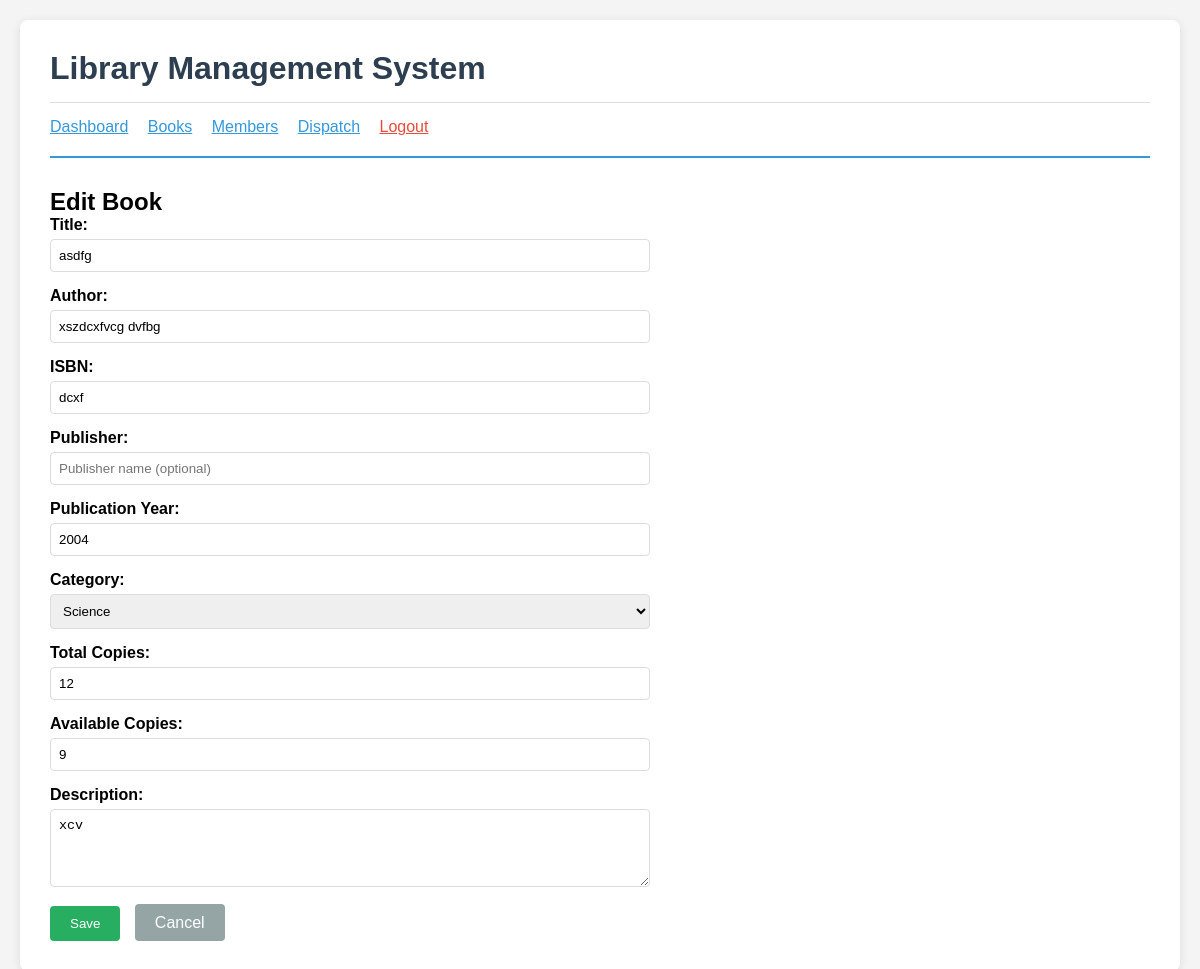
The app's page /books/1/edit/ (signed in) with its own data.
### books/models.py (models this page shows, shortened)
class Book(models.Model):
 title = models.CharField(
 max_length=200,
 help_text="Enter the book title"
 )
 author = models.CharField(
 max_length=100,
 help_text="Enter the author's name"
 )
 isbn = models.CharField(
 max_length=13,
 unique=True,
 help_text="13 Character ISBN number"
 )
 publisher = models.CharField(
 max_length=100,
 blank=True,
 help_text="Publisher name (optional)"
 )
 publication_year = models.IntegerField(
 validators=[MinValueValidator(1000)],
 help_text="Year of publication"
 )
 category = models.CharField(
 max_length=50,
 choices=[
 ('fiction', 'Fiction'),
 ('non_fiction', 'Non-Fiction'),
 ('science', 'Science'),
 ('history', 'History'),
 ('biography', 'Biography'),
 ('children', 'Children'),
 ('reference', 'Reference'),
 ],
 default='fiction'
 )
 total_copies = models.IntegerField(
 default=1,
 validators=[MinValueValidator(1)],
 help_text="Total number of copies"
 )
 available_copies = models.IntegerField(
 default=1,
 validators=[MinValueValidator(0)],
 help_text="Number of copies available for borrowing"  )
 description = models.TextField(
 blank=True,
 help_text="Brief description of the book"  )
 added_date = models.DateTimeField(auto_now_add=True)
 updated_date = models.DateTimeField(auto_now=True)
 class Meta:
  ordering = ['title']
  verbose_name = 'Book'
  verbose_name_plural = 'Books'

### books/views.py (the view)
# urls.py: path('<int:pk>/edit/', views.book_update, name='book_update'),
@login_required
@user_passes_test(is_librarian)
def book_update(request, pk):
 book = get_object_or_404(Book, pk=pk)
 if request.method == 'POST':
  form = BookForm(request.POST, instance=book)
  if form.is_valid():
   form.save()
   messages.success(request, 'Book updated successfully!')
   return redirect('book_detail', pk=book.pk)
 else:
  form = BookForm(instance=book)
 return render(request, 'books/book_form.html', {
  'form': form,
  'title': 'Edit Book',
  'book': book
 })

### books/forms.py (shortened to what this page needs)
class BookForm(forms.ModelForm):
 class Meta:
  model = Book
  fields = ['title', 'author', 'isbn', 'publisher',   'publication_year', 'category', 'total_copies',   'available_copies', 'description']
  widgets = {
  'title': forms.TextInput(attrs={
  'class': 'form-control',
  'placeholder': 'Enter book title'
  }),
  'author': forms.TextInput(attrs={
  'class': 'form-control',
  'placeholder': 'Enter author name'
  }),
  'isbn': forms.TextInput(attrs={
  'class': 'form-control',
  'placeholder': '13-digit ISBN'
  }),
  'publisher': forms.TextInput(attrs={
  'class': 'form-control',
  'placeholder': 'Publisher name (optional)'  }),
  'publication_year': forms.NumberInput(attrs={  'class': 'form-control',
  'min': '1000',
  'max': '2100'
  }),
  'category': forms.Select(attrs={
  'class': 'form-control'
  }),
  'total_copies': forms.NumberInput(attrs={  'class': 'form-control',
  'min': '1'
  }),
  'available_copies': forms.NumberInput(attrs={  'class': 'form-control',
  'min': '0'
  }),
  'description': forms.Textarea(attrs={
  'class': 'form-control',
  'rows': '4',
  'placeholder': 'Brief description (optional)'  }),
  }

### accounts/models.py (called while the page is built)
    def is_librarian(self):
        return self.user_type == 'librarian'

### books/views.py (called while the page is built)
def is_librarian(user):
 return user.is_authenticated and user.user_type == 'librarian'

### books/templates/books/book_form.html (shortened to what this page needs)
{% extends 'accounts/base.html' %}
{% block content %}
<h2>{{ title }}</h2>
<form method="post" style="max-width: 600px;">
  <div style="margin-bottom: 15px;">
 <label style="display: block; margin-bottom: 5px; font-weight: bold;">  Title:
 </label>
 {{ form.title }}
 </div>
  <div style="margin-bottom: 15px;">
 <label style="display: block; margin-bottom: 5px; font-weight: bold;">  Author:
 </label>
 {{ form.author }}
 </div>
  <div style="margin-bottom: 15px;">
 <label style="display: block; margin-bottom: 5px; font-weight: bold;">  ISBN:
 </label>
 {{ form.isbn }}
 </div>
  <div style="margin-bottom: 15px;">
 <label style="display: block; margin-bottom: 5px; font-weight: bold;">  Publisher:
 </label>
 {{ form.publisher }}
 </div>
  <div style="margin-bottom: 15px;">
 <label style="display: block; margin-bottom: 5px; font-weight: bold;">  Publication Year:
 </label>
 {{ form.publication_year }}
 </div>
  <div style="margin-bottom: 15px;">
 <label style="display: block; margin-bottom: 5px; font-weight: bold;">  Category:
 </label>
 {{ form.category }}
 </div>
  <div style="margin-bottom: 15px;">
 <label style="display: block; margin-bottom: 5px; font-weight: bold;">  Total Copies:
 </label>
 {{ form.total_copies }}
 </div>
  <div style="margin-bottom: 15px;">
 <label style="display: block; margin-bottom: 5px; font-weight: bold;">  Available Copies:
 </label>
 {{ form.available_copies }}
 </div>
  <div style="margin-bottom: 15px;">
 <label style="display: block; margin-bottom: 5px; font-weight: bold;">  Description:
 </label>
 {{ form.description }}
 </div>
  <button type="submit"
 style="padding: 10px 20px; background: #27ae60; color: white;   border: none; border-radius: 4px; cursor: pointer;">  Save
 </button>
 <a href="{% url 'book_list' %}"
 style="padding: 10px 20px; background: #95a5a6; color: white;   text-decoration: none; border-radius: 4px; margin-left: 10px;">  Cancel
 </a>
</form>
{% endblock %}

### accounts/templates/accounts/base.html (style rules this page uses)
* { margin: 0; padding: 0; box-sizing: border-box; }
body { font-family: Arial, sans-serif; background-color: #f4f4f4; padding: 20px; }

### books/templates/books/book_form.html (style rules this page uses)
.form-control { width: 100%; padding: 8px; border: 1px solid #ddd; border-radius: 4px; }

### records on screen
Book: title "asdfg", author "xszdcxfvcg dvfbg", isbn "dcxf", publication_year "2004", category "Science", total_copies "12", available_copies "9", description "xcv"

### other values on screen
{{ title }} "Edit Book"
